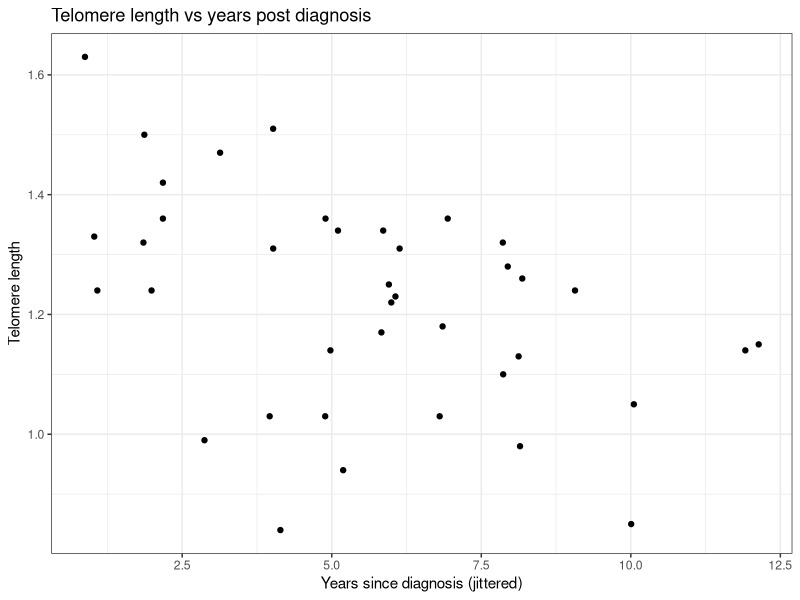
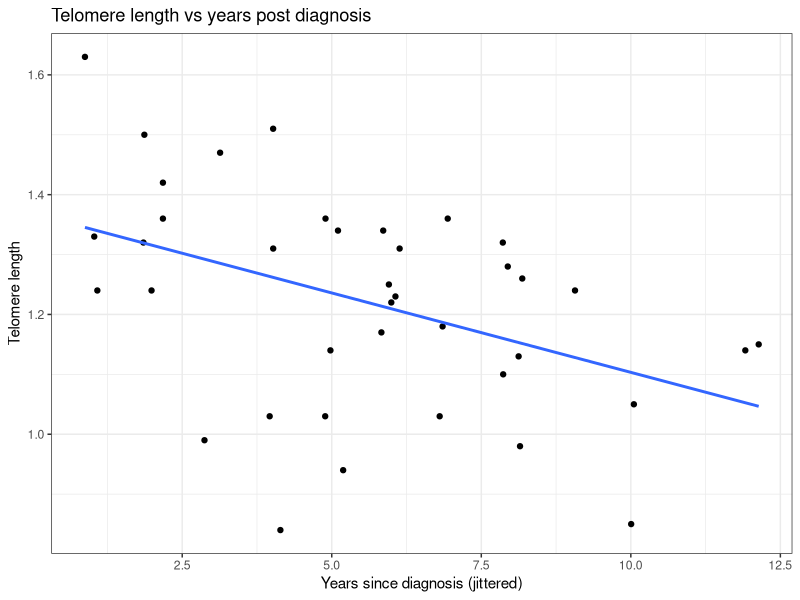
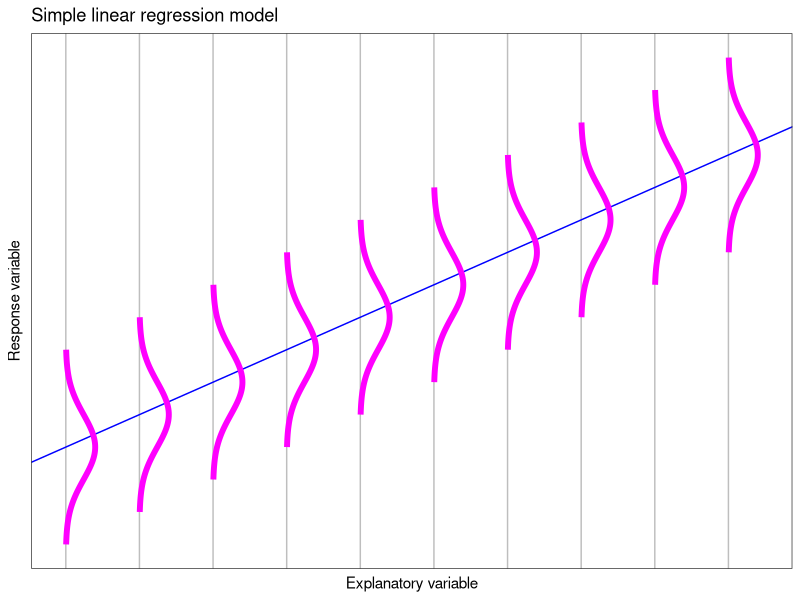
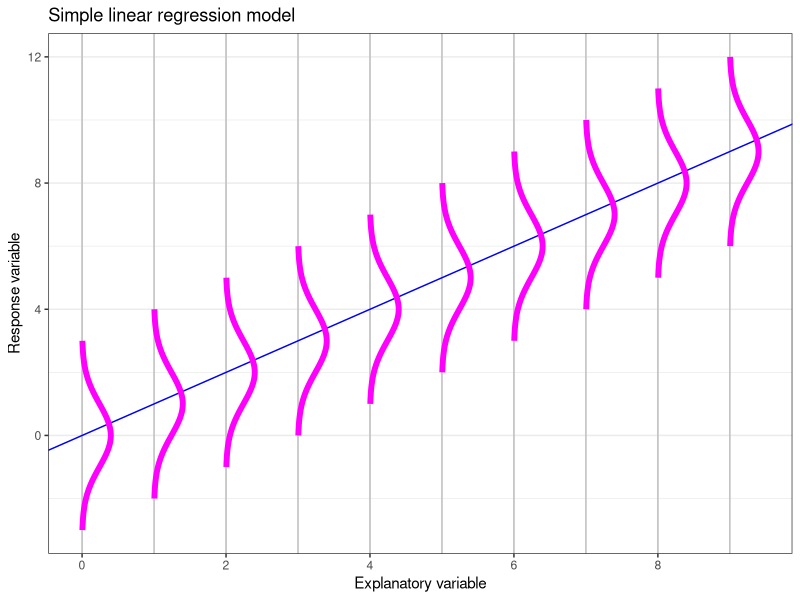
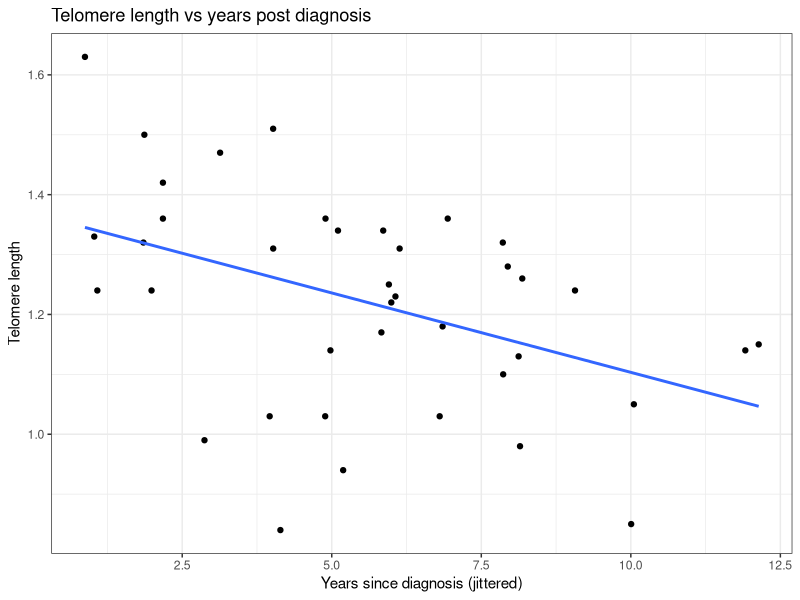
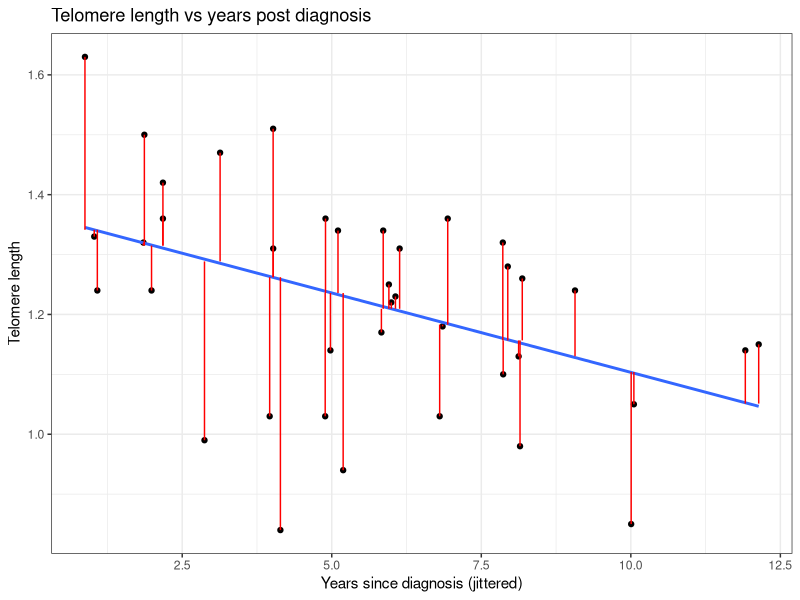

Generate these figures, in order, with R:
## ----libraries, message=FALSE, warning=FALSE, echo=FALSE-------------------------------------------------------
library("tidyverse")
library("scales")


## ----set_seed, echo=FALSE--------------------------------------------------------------------------------------
set.seed(2)


## ----telomere_data, echo=FALSE---------------------------------------------------------------------------------
# From `abd` package
Telomeres <- structure(list(years = c(1L, 1L, 1L, 2L, 2L, 2L, 2L, 3L, 2L, 
4L, 4L, 5L, 5L, 3L, 4L, 4L, 5L, 5L, 5L, 6L, 6L, 6L, 6L, 6L, 7L, 
6L, 8L, 8L, 8L, 7L, 7L, 8L, 8L, 8L, 10L, 10L, 12L, 12L, 9L), 
    telomere.length = c(1.63, 1.24, 1.33, 1.5, 1.42, 1.36, 1.32, 
    1.47, 1.24, 1.51, 1.31, 1.36, 1.34, 0.99, 1.03, 0.84, 0.94, 
    1.03, 1.14, 1.17, 1.23, 1.25, 1.31, 1.34, 1.36, 1.22, 1.32, 
    1.28, 1.26, 1.18, 1.03, 1.1, 1.13, 0.98, 0.85, 1.05, 1.15, 
    1.14, 1.24)), .Names = c("years", "telomere.length"), class = "data.frame", row.names = c(NA, 
-39L)) %>%
  dplyr::mutate(jittered_years = jitter(years)) # used for plotting


## ----telomere_plot, dependson="telomere_data", echo=FALSE------------------------------------------------------
g = ggplot(Telomeres, aes(x=jittered_years, y=telomere.length)) + 
  geom_point() + 
  labs(title = "Telomere length vs years post diagnosis",
       x = "Years since diagnosis (jittered)", y = "Telomere length") + 
  theme_bw()

g


## ----telomere_plot_with_regression_line, dependson="telomere_plot", echo=FALSE---------------------------------
g = g + geom_smooth(method='lm', se=FALSE)  
g


## ----slr_viz, echo = FALSE-------------------------------------------------------------------------------------
xx = 0:9
d = expand.grid(mean = xx,
                x = seq(-3, 3, length = 101)) %>%
  dplyr::mutate(y = mean + dnorm(x),
                x = mean + x)

slr_viz = ggplot(d, aes(x=x, y=y, group = mean)) + 
  geom_hline(yintercept = xx, color = "gray") +
  geom_abline(intercept = 0, slope = 1, color = "blue") + 
  geom_line(color = "magenta", size = 2) + 
  coord_flip() +
  labs(title = "Simple linear regression model",
       x = "Response variable",
       y = "Explanatory variable") +
  theme_bw() 

slr_viz +
  theme(axis.text.x=element_blank(),
        axis.ticks.x=element_blank(),
        axis.text.y=element_blank(),
        axis.ticks.y=element_blank(),
        panel.grid.major = element_blank(),
        panel.grid.minor = element_blank())


## ----echo=FALSE, dependson = "slr_viz"-------------------------------------------------------------------------
slr_viz + 
  scale_y_continuous(breaks = scales::pretty_breaks())


## ----dependson="telomere_plot_with_regression_line", echo=FALSE------------------------------------------------
g


## ----residual_plot, dependson="telomere_plot_with_regression_line", echo=FALSE---------------------------------
m <- lm(telomere.length ~ years, data = Telomeres)
residuals =  Telomeres %>%
  mutate(predict = predict(m),
         residuals = residuals(m))

g +  geom_segment(aes(xend = jittered_years, yend = predict), 
                  data = residuals, color = "red") 


## ----hand_calculations, dependson="telomere_data", echo=TRUE---------------------------------------------------
n    = nrow(Telomeres)
Xbar = mean(Telomeres$years)
Ybar = mean(Telomeres$telomere.length)
s_X  = sd(Telomeres$years)
s_Y  = sd(Telomeres$telomere.length)
r_XY = cor(Telomeres$telomere.length, Telomeres$years)

SXX = (n-1)*s_X^2
SYY = (n-1)*s_Y^2
SXY = (n-1)*s_X*s_Y*r_XY

beta1 = SXY/SXX
beta0 = Ybar - beta1 * Xbar

R2  = r_XY^2
SSE = SYY*(1-R2)

sigma2 = SSE/(n-2)
sigma  = sqrt(sigma2)

SE_beta0 = sigma*sqrt(1/n + Xbar^2/((n-1)*s_X^2))
SE_beta1 = sigma*sqrt(           1/((n-1)*s_X^2))


## ----pvalues_and_CIs, dependson="hand_calculations", echo=TRUE-------------------------------------------------
# 95% CI for beta0
beta0 + c(-1,1)*qt(.975, df = n-2) * SE_beta0

# 95% CI for beta1
beta1 + c(-1,1)*qt(.975, df = n-2) * SE_beta1

# pvalue for H0: beta0 >= 0 and P(beta0<0|y)
pt(beta0/SE_beta0, df = n-2)

# pvalue for H1: beta1 >= 0 and P(beta1<0|y)
pt(beta1/SE_beta1, df = n-2)


## ----regression_in_r, dependson="telomere_data", echo=TRUE-----------------------------------------------------
m = lm(telomere.length ~ years, Telomeres)
summary(m)
confint(m)
